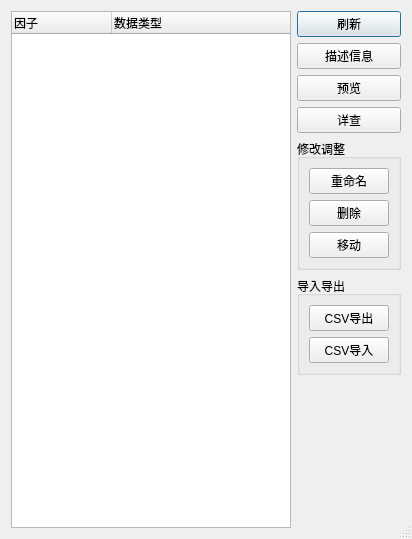
<?xml version="1.0" encoding="UTF-8"?>
<ui version="4.0">
 <class>FactorDBDlg</class>
 <widget class="QDialog" name="FactorDBDlg">
  <property name="geometry">
   <rect>
    <x>0</x>
    <y>0</y>
    <width>412</width>
    <height>539</height>
   </rect>
  </property>
  <property name="windowTitle">
   <string>因子数据库</string>
  </property>
  <property name="sizeGripEnabled">
   <bool>true</bool>
  </property>
  <layout class="QGridLayout" name="gridLayout">
   <item row="0" column="0" rowspan="7">
    <widget class="QTreeWidget" name="FactorDBTree">
     <property name="contextMenuPolicy">
      <enum>Qt::ActionsContextMenu</enum>
     </property>
     <property name="selectionMode">
      <enum>QAbstractItemView::ExtendedSelection</enum>
     </property>
     <column>
      <property name="text">
       <string>因子</string>
      </property>
     </column>
     <column>
      <property name="text">
       <string>数据类型</string>
      </property>
     </column>
    </widget>
   </item>
   <item row="0" column="1">
    <widget class="QPushButton" name="UpdateButton">
     <property name="text">
      <string>刷新</string>
     </property>
    </widget>
   </item>
   <item row="1" column="1">
    <widget class="QPushButton" name="DescriptionButton">
     <property name="text">
      <string>描述信息</string>
     </property>
    </widget>
   </item>
   <item row="2" column="1">
    <widget class="QPushButton" name="ViewButton">
     <property name="text">
      <string>预览</string>
     </property>
    </widget>
   </item>
   <item row="3" column="1">
    <widget class="QPushButton" name="ScrutinizeButton">
     <property name="text">
      <string>详查</string>
     </property>
    </widget>
   </item>
   <item row="4" column="1">
    <widget class="QGroupBox" name="AdjustGroupBox">
     <property name="title">
      <string>修改调整</string>
     </property>
     <layout class="QVBoxLayout" name="verticalLayout">
      <item>
       <widget class="QPushButton" name="RenameButton">
        <property name="text">
         <string>重命名</string>
        </property>
       </widget>
      </item>
      <item>
       <widget class="QPushButton" name="DeleteButton">
        <property name="text">
         <string>删除</string>
        </property>
       </widget>
      </item>
      <item>
       <widget class="QPushButton" name="MoveButton">
        <property name="text">
         <string>移动</string>
        </property>
       </widget>
      </item>
     </layout>
    </widget>
   </item>
   <item row="5" column="1">
    <widget class="QGroupBox" name="groupBox_2">
     <property name="title">
      <string>导入导出</string>
     </property>
     <layout class="QVBoxLayout" name="verticalLayout_2">
      <item>
       <widget class="QPushButton" name="CSVExportButton">
        <property name="text">
         <string>CSV导出</string>
        </property>
       </widget>
      </item>
      <item>
       <widget class="QPushButton" name="CSVImportButton">
        <property name="text">
         <string>CSV导入</string>
        </property>
       </widget>
      </item>
     </layout>
    </widget>
   </item>
   <item row="6" column="1">
    <spacer name="verticalSpacer">
     <property name="orientation">
      <enum>Qt::Vertical</enum>
     </property>
     <property name="sizeHint" stdset="0">
      <size>
       <width>20</width>
       <height>222</height>
      </size>
     </property>
    </spacer>
   </item>
  </layout>
 </widget>
 <resources/>
 <connections/>
</ui>
